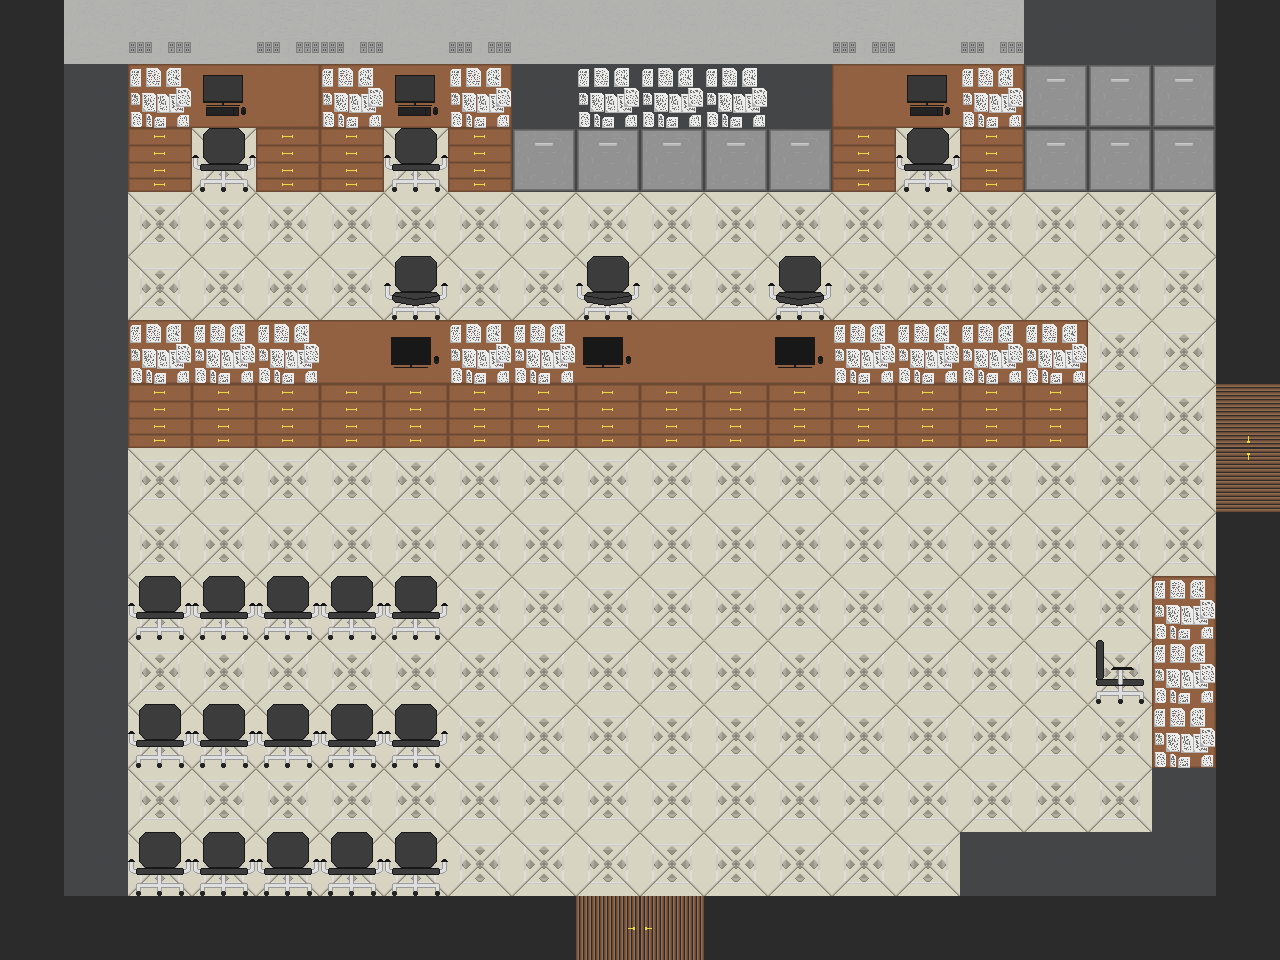

The image is a tile-based game level rendered from a .tmx file. Its description and source (layers, tilesets, objects; grid data summarised) follow:
An orthogonal 20x15 tile map with 64x64 px tiles, 4 tile layers (Tile Layer 1, Walls, Objects, Objects 2) and 53 objects.

<map version="1.10" tiledversion="1.11.2" orientation="orthogonal" renderorder="right-down" width="20" height="15" tilewidth="64" tileheight="64" infinite="0" nextlayerid="10" nextobjectid="67">
 <tileset firstgid="1" source="Demo_map.tsx" />
 <layer id="1" name="Tile Layer 1" width="20" height="15">
  <data>[300 cells, 300 non-empty, 1 distinct tile ids]</data>
 </layer>
 <layer id="2" name="Walls" width="20" height="15">
  <data>[300 cells, 80 non-empty, 4 distinct tile ids]</data>
 </layer>
 <layer id="3" name="Objects" width="20" height="15">
  <data>[300 cells, 110 non-empty, 9 distinct tile ids]</data>
 </layer>
 <layer id="4" name="Objects 2" width="20" height="15">
  <data>[300 cells, 47 non-empty, 6 distinct tile ids]</data>
 </layer>
 <objectgroup id="7" name="Collisions">
  <object id="6" x="0" y="0" width="64" height="960" />
  <object id="7" x="64" y="896" width="512" height="64" />
  <object id="9" x="704" y="896" width="512" height="64" />
  <object id="10" x="1216" y="512" width="64" height="448" />
  <object id="11" x="1216" y="0" width="64" height="384" />
  <object id="14" x="128" y="320" width="960" height="128" />
  <object id="15" x="128" y="64" width="64" height="128" />
  <object id="16" x="192" y="64" width="64" height="64" />
  <object id="17" x="256" y="64" width="64" height="128" />
  <object id="18" x="320" y="64" width="64" height="128" />
  <object id="19" x="384" y="64" width="64" height="64" />
  <object id="20" x="448" y="64" width="64" height="128" />
  <object id="21" x="512" y="64" width="320" height="128" />
  <object id="22" x="832" y="64" width="64" height="128" />
  <object id="23" x="896" y="64" width="64" height="64" />
  <object id="24" x="960" y="64" width="64" height="128" />
  <object id="25" x="1024" y="64" width="192" height="128" />
  <object id="26" x="1152" y="576" width="64" height="192" />
  <object id="27" x="1152" y="768" width="64" height="128" />
  <object id="28" x="960" y="832" width="192" height="64" />
  <object id="29" x="576" y="896" width="128" height="64" />
  <object id="30" x="1216" y="384" width="64" height="128" />
  <object id="31" x="128" y="576" width="320" height="64" />
  <object id="32" x="128" y="704" width="320" height="64" />
  <object id="33" x="128" y="832" width="320" height="64" />
  <object id="34" x="64" y="64" width="64" height="832" />
 </objectgroup>
 <objectgroup id="8" name="Interactions">
  <object id="36" x="1152" y="576" width="64" height="192">
   <properties>
    <property name="Name" value="DeskWithPapers" />
   </properties>
  </object>
  <object id="40" x="832" y="320" width="256" height="64">
   <properties>
    <property name="Name" value="DeskWithPapers" />
   </properties>
  </object>
  <object id="41" x="128" y="576" width="320" height="64">
   <properties>
    <property name="Name" value="WaitingChairs" />
   </properties>
  </object>
  <object id="42" x="128" y="704" width="320" height="64">
   <properties>
    <property name="Name" value="WaitingChairs" />
   </properties>
  </object>
  <object id="43" x="128" y="832" width="320" height="64">
   <properties>
    <property name="Name" value="WaitingChairs" />
   </properties>
  </object>
  <object id="44" x="896" y="64" width="64" height="64">
   <properties>
    <property name="Name" value="NotImportantComputer" />
   </properties>
  </object>
  <object id="46" x="384" y="64" width="64" height="64">
   <properties>
    <property name="Name" value="NotImportantComputer" />
   </properties>
  </object>
  <object id="47" x="192" y="64" width="64" height="64">
   <properties>
    <property name="Name" value="NotImportantComputer" />
   </properties>
  </object>
  <object id="48" x="384" y="320" width="64" height="64">
   <properties>
    <property name="Name" value="NotImportantComputer" />
   </properties>
  </object>
  <object id="49" x="576" y="320" width="64" height="64">
   <properties>
    <property name="Name" value="NotImportantComputer" />
   </properties>
  </object>
  <object id="50" x="768" y="320" width="64" height="64">
   <properties>
    <property name="Name" value="NotImportantComputer" />
   </properties>
  </object>
  <object id="51" x="128" y="320" width="192" height="64">
   <properties>
    <property name="Name" value="DeskWithPapers" />
   </properties>
  </object>
  <object id="52" x="512" y="128" width="320" height="64">
   <properties>
    <property name="Name" value="FileCabinet" />
   </properties>
  </object>
  <object id="53" x="1024" y="128" width="192" height="64">
   <properties>
    <property name="Name" value="FileCabinet" />
   </properties>
  </object>
  <object id="54" x="960" y="832" width="192" height="64">
   <properties>
    <property name="Name" value="FileCabinet" />
   </properties>
  </object>
  <object id="55" x="1152" y="768" width="64" height="64">
   <properties>
    <property name="Name" value="FileCabinet" />
   </properties>
  </object>
  <object id="56" x="64" y="192" width="64" height="704">
   <properties>
    <property name="Name" value="FileCabinet" />
   </properties>
  </object>
  <object id="57" x="128" y="384" width="960" height="64">
   <properties>
    <property name="Name" value="DeskDrawer" />
   </properties>
  </object>
  <object id="58" x="128" y="128" width="64" height="64">
   <properties>
    <property name="Name" value="DeskDrawer" />
   </properties>
  </object>
  <object id="59" x="256" y="128" width="64" height="64">
   <properties>
    <property name="Name" value="DeskDrawer" />
   </properties>
  </object>
  <object id="60" x="320" y="128" width="64" height="64">
   <properties>
    <property name="Name" value="DeskDrawer" />
   </properties>
  </object>
  <object id="61" x="448" y="128" width="64" height="64">
   <properties>
    <property name="Name" value="DeskDrawer" />
   </properties>
  </object>
  <object id="62" x="832" y="128" width="64" height="64">
   <properties>
    <property name="Name" value="DeskDrawer" />
   </properties>
  </object>
  <object id="63" x="960" y="128" width="64" height="64">
   <properties>
    <property name="Name" value="DeskDrawer" />
   </properties>
  </object>
  <object id="64" x="1216" y="384" width="64" height="128">
   <properties>
    <property name="Name" value="DoorMainHall" />
    <property name="TargetMap" value="MainHall" />
    <property name="TargetSpawn" value="SpawnFromLobby" />
   </properties>
  </object>
 </objectgroup>
 <objectgroup id="9" name="Spawns">
  <object id="65" x="640" y="768">
   <properties>
    <property name="Name" value="PlayerSpawn" />
   </properties>
   <point />
  </object>
  <object id="66" x="1152" y="384">
   <properties>
    <property name="Name" value="SpawnFromMainHall" />
   </properties>
   <point />
  </object>
 </objectgroup>
</map>
